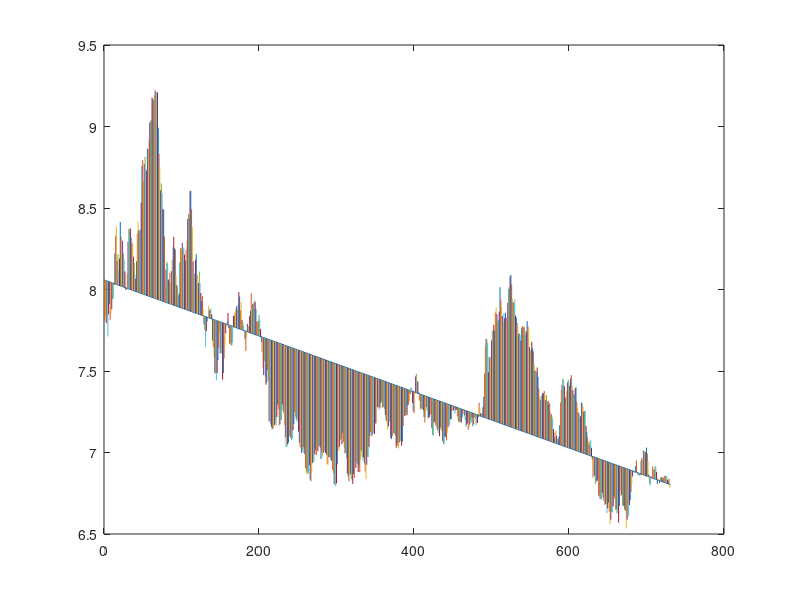

This figure's MATLAB source:
% Resultat
% Medelkvadratfel är :
%    0.167928510466555

load('dollar.mat');
k = 730;
y = @(x) 8.05859041546872668 - 0.00171787456961633*x;
plot([0 k+1], [y(0) y(k+1)]);
hold on;
for i = 1:k
  a = kurs(i);
  b = y(i);
  plot([i i], [a b]);
  hold on;
end
ems = 0;
for i = 1:k
  ems = ems + (kurs(i) - y(i))^2;
end
ems / k
